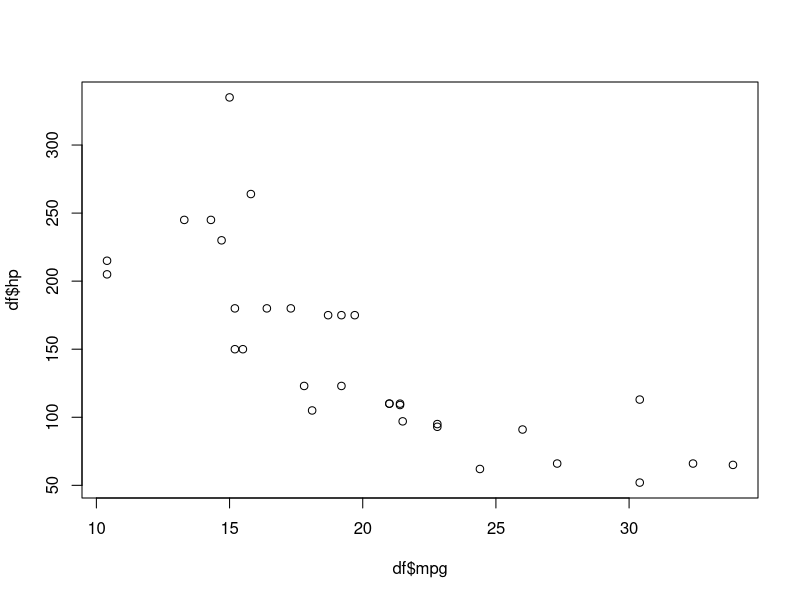
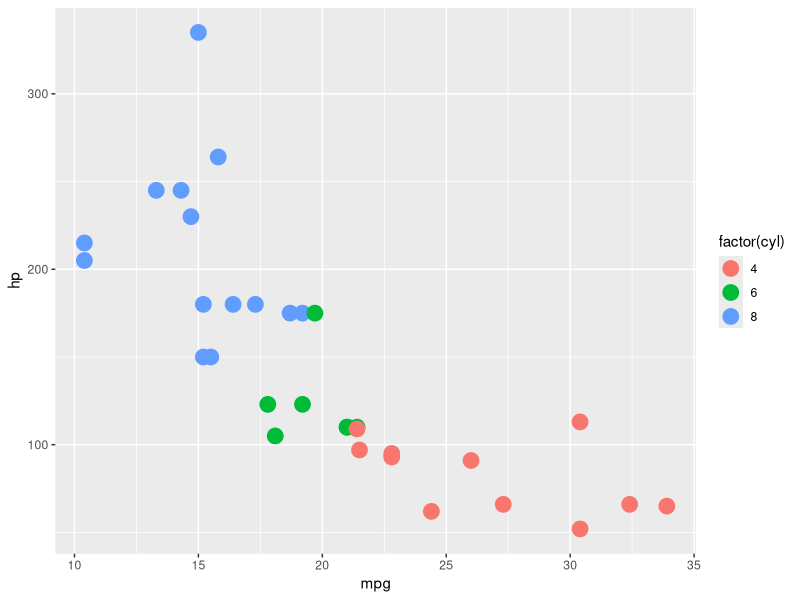
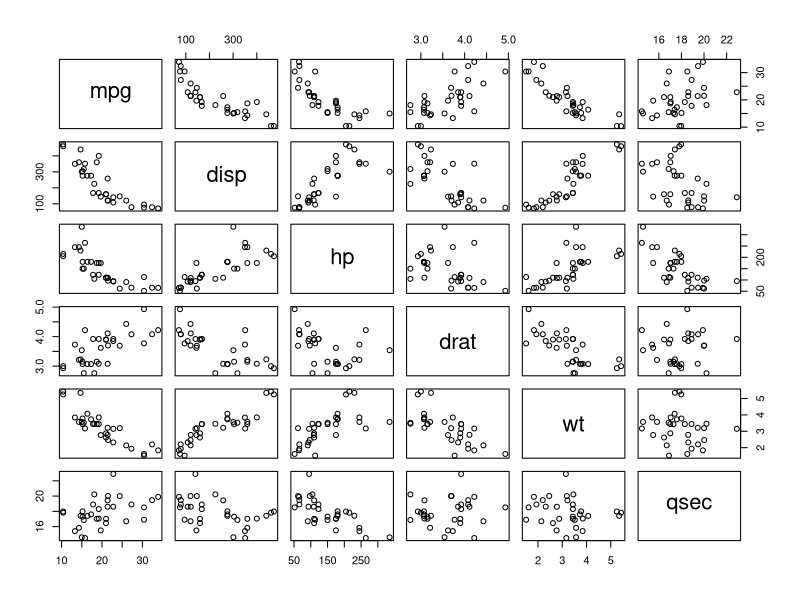
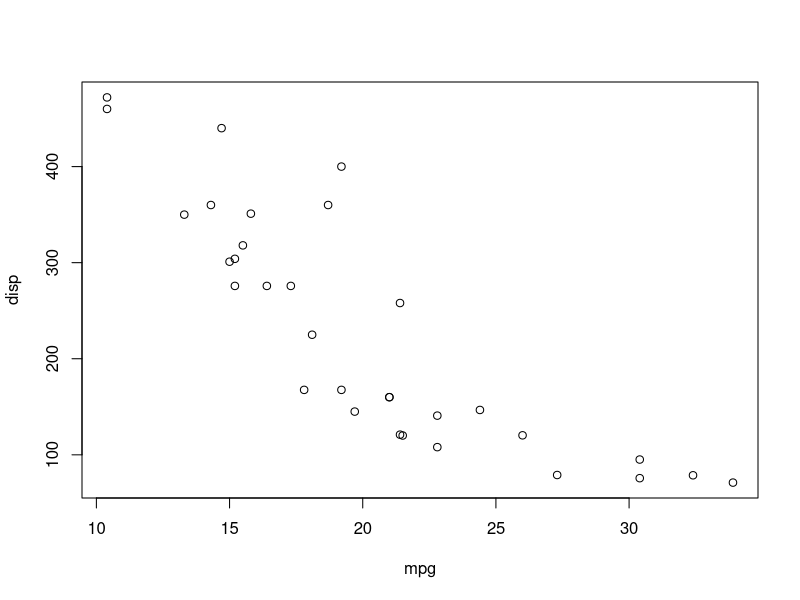
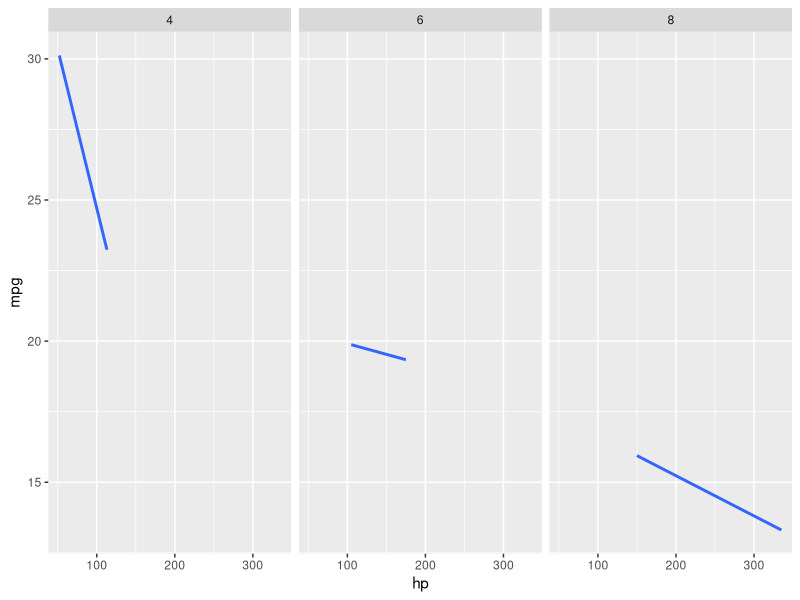
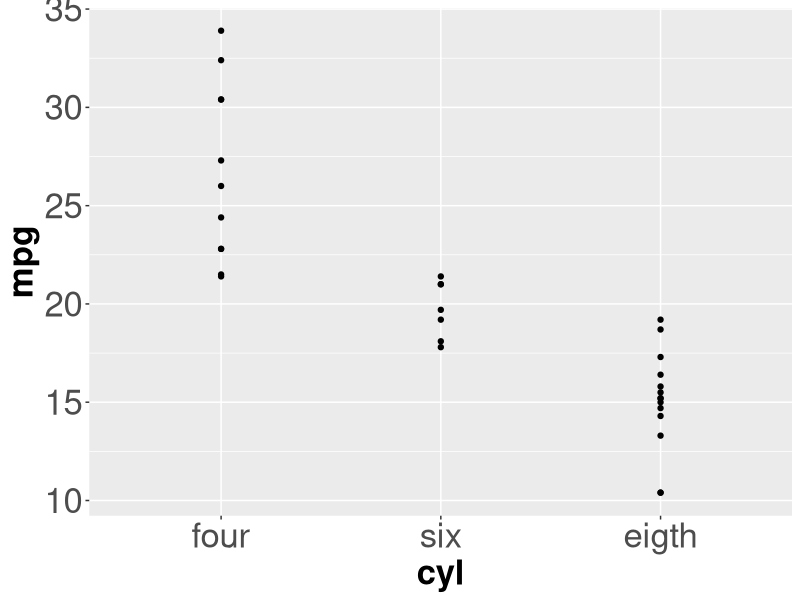
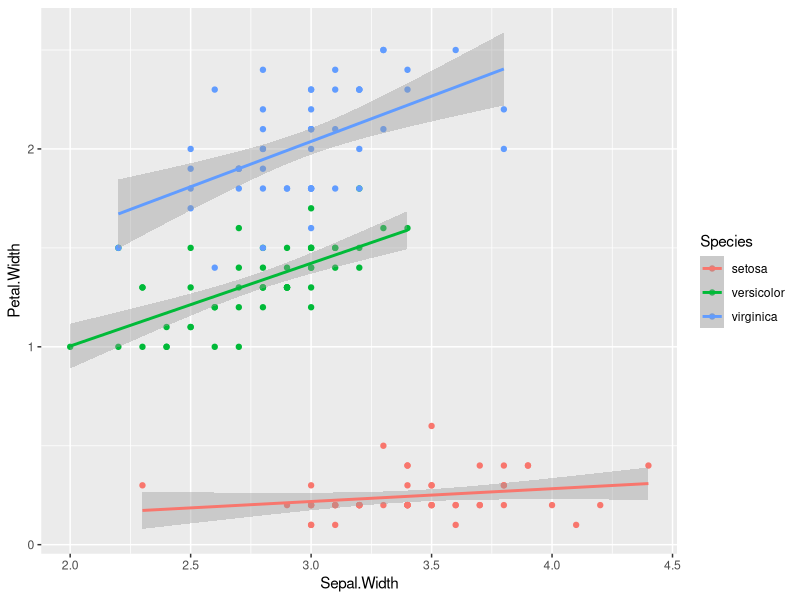

Here is the R script that generated these plots, in order:
setwd(as.character("C:/Users/miffka/Documents/!DataMining/RAnalysis1"))
getwd()
library(psych)
library(ggplot2)
library(Hmisc)

df <- mtcars
#расчет коэффициента корреляции

#функция принимает на вход только две переменных
# можем указать дополнительно способ расчета корреляции 
# method = kendall - непараметрический критерий
# "pearson" - по умолчанию
cor.test(x = df$mpg, y = df$hp)
fit <- cor.test(x = df$mpg, y = df$hp)
str(fit)

fit$p.value

#бывает запись через формулу
cor.test(~mpg + hp, df)

#посмотрим на распределение
plot(x = df$mpg, y = df$hp)

#строим это в ggplot2 - и задаем переменную как фактор внутри кода плота
ggplot(df, aes(x = mpg, y = hp, col = factor(cyl)))+
  geom_point(size = 5)

#попарное исследование взаимосвязи данных

df_numeric <- df[,c(1,3:7)]

#ПОДГОТОВИТЕЛЬНЫЙ ЭТАП
#построение диаграммы рассеивания для количественных датасетов
pairs(df_numeric)

#функция расчитывает только коэф корр, но зато принимает датасеты
cor(df_numeric)

#не путать с cor.test!
fit2 <- corr.test(df_numeric)
str(fit2)
fit2$r #выводим коэффициен корреляции
fit2$p #и p-уровень значимости

#задача 1

corr.calc <- function(p){
  p <- as.data.frame(p)
  s <- cor.test(x = p[,1], y = p[,2])
  return(c(s$estimate, s$p.value))
}

corr.calc(iris[,1:2])

#задача 2

filtered.cor <- function(p) {
  p <- as.data.frame(p)#делаем входной документ датафреймом
  p1 <- data.frame(c(1:nrow(p)))
  for (i in 1:ncol(p)) { # в цикле отбираем только числовые данные
    if (is.numeric(p[, i])){
      p1 <- cbind(p1, p[, i])
    }
  }
  p1 <- p1[,c(2:ncol(p1))]
  s <- corr.test(p1)
  diag(s$r) <- 0
  n <- which.max(abs(s$r))
  return(s$r[n])
}

#правильное решение
filtered.cor <- function(x){    
  num_var <- sapply(x, function(x) is.numeric(x))    
  cor_mat <- cor(x[, num_var])    
  diag(cor_mat) <- 0    
  return(cor_mat[which.max(abs(cor_mat))])
  }


filtered.cor(mtcars)
filtered.cor(iris)

#задача 3

smart.cor <- function(p){
  p <- as.data.frame(p)
  if (shapiro.test(p[,1])$p.value < 0.05 || shapiro.test(p[,2])$p.value < 0.05) {
    return(cor.test(x = p[, 1], y = p[, 2], method = "spearm")$estimate)
    print("Spearman method is used")
  }
  else{
    return(cor.test(x = p[, 1], y = p[, 2])$estimate)
  }
}

test_data <- as.data.frame(list(col1 = c(1.32, -1.3, 1.44, -0.05, -0.5, -0.13, 1.01, 0.74, 0.32, -1.03, -1.7, -1.24, 1.72, 1.72, 1.25, 0.91, -0.14, -0.7, -0.95, -0.13, 0.43, 1.51, -1.33, -1.42, 0.18, 0.22, -1.88, 0.73, 1.73, 0.24), col2 = c(-1.39, -0.22, -2.53, -0.94, -0.95, -0.14, 1.79, -2.09, -0.17, -1.2, 0.62, -0.98, 0.44, -0.77, 0.98, -0.68, -1.95, -0.22, -0.17, -1.1, 0.02, -2.01, -0.59, 1.3, -0.45, 0.59, 0.01, 0.68, 1.06, -0.82)))

task3 <- mtcars[,c(1,3)]
shapiro.test(task3[, 1])
shapiro.test(task3[, 2])
plot(task3)
cor.test(task3[, 1], task3[, 2])

smart.cor(task3)
task31 <- cor.test(test_data[,1], test_data[,2])
str(task31)

# регрессия 
df2 <- mtcars
df_numeric <- df2[,c(1,3:7)]

# linear model
fit <- lm(mpg ~ hp, df2)
summary(fit) # просматриваем инфу

#строим график
ggplot(df2, aes(hp, mpg))+
  #geom_point(size = 5)+ #можем и вовсе удалять точки, оставляя только линию тренда
  #geom_smooth() # сглаживает тем, чем хочет
  geom_smooth(method = "lm", se = F)+
  facet_grid(.~cyl)

#посмотреть предсказанные значения
fitted_values_mpg <- data.frame(mpg = df2$mpg, fitted = fit$fitted.values)

#предсказать значения для новых данных
new_hp <- data.frame(hp = c(100, 150, 129, 300))

predict(fit, new_hp)

new_hp$mpg <- predict(fit, new_hp)#записываем предсказанные значения во фрейм

#предиктор(нп) - номинативная переменная

my_df <- mtcars
my_df$cyl <- factor(my_df$cyl, labels = c("four", "six", "eigth"))

fit <- lm(mpg ~ cyl, my_df)
summary(fit) #что же выводит наш фит теперь?
str(fit)

ggplot(my_df, aes(cyl, mpg))+
  geom_point()+
  #geom_smooth(method = "lm")+ #при факторах сглаживания нет
  theme(axis.text=element_text(size=25),
        axis.title=element_text(size=25, face="bold"))

aggregate(mpg ~ cyl, my_df, mean)
#видим, что среднее по 4м цилиндрам - это интерсепт
#коэффициенты - это изменение среднего значения при переходе в другую
#градацию фактора

#задача 4

task4 <- read.table("dataset_11508_12.txt")
str(task4)
task41 <- lm(V1 ~ V2, task4)
summary(task41)

#задача 5

task5 <- data.frame(diamonds)
str(task5)
task5 <- subset(task5, cut == "Ideal" & carat == 0.46)
task5_fit <- lm(task5$price ~ task5$depth)
fit_coef <- c(task5_fit$coefficients)
task51 <- lm(task5[,5] ~ task5[,7])

#задача 6

regr.calc <- function(p){
  p <- as.data.frame(p)
  if (cor.test(p[, 1], p[, 2])$p.value < 0.05) {
    p$fit <- lm(p[, 1] ~ p[, 2])$fitted.values
    return(p)
  }
  print("There is no sense in prediction")
}

regr.calc(iris[, c(1,4)])

#задача 7

ggplot(iris, aes(Sepal.Width, Petal.Width, col = Species))+
  geom_point()+
  geom_smooth(method = "lm") 
